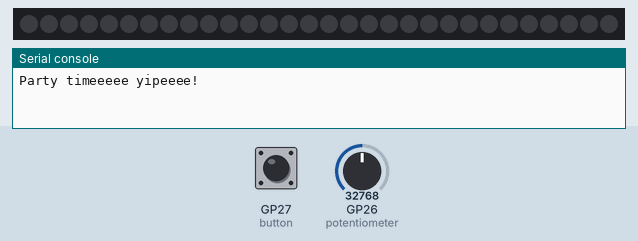
Recording of a program running on a simulated Raspberry Pi Pico running MicroPython. Parts: 30 RGB LEDs in strip order, left to right, the last lines printed to the serial console. The inputs (shaded band) are chosen by the test bench; at power-on: GP27 (button) LOW, GP26 (potentiometer) = 32768 (analog values on the 0–65535 scale). Dim RGB values are drawn brighter than linear; random numbers come from a fixed seed.

Above: at 1.2 s.
1.3 s: GP27 (button) pulled HIGH for 0.15 s
At 1.46 s:
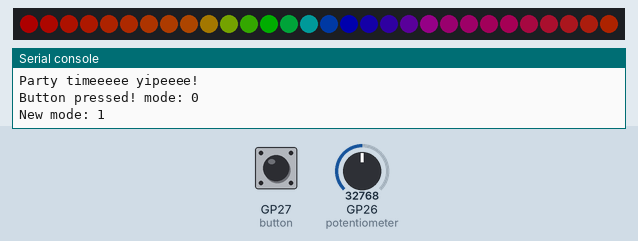
2.0 s: GP27 (button) pulled HIGH for 1 s
At 2.36 s:
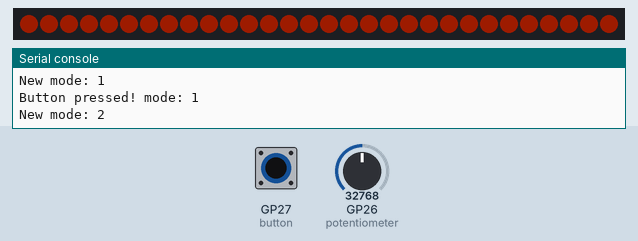
3.6 s: GP26 (potentiometer) set to 19660
At 5.38 s:
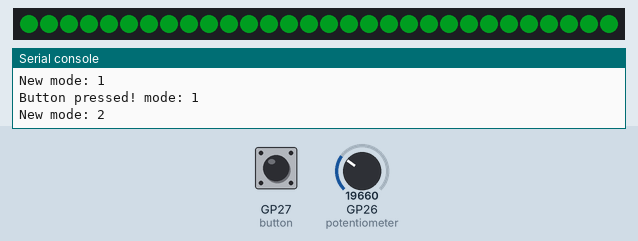
6.2 s: GP27 (button) pulled HIGH for 0.15 s
At 6.26 s:
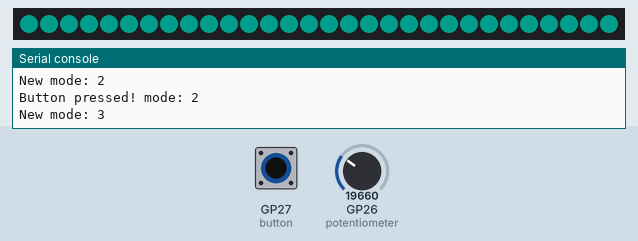
6.9 s: GP26 (potentiometer) set to 0
At 7.29 s:
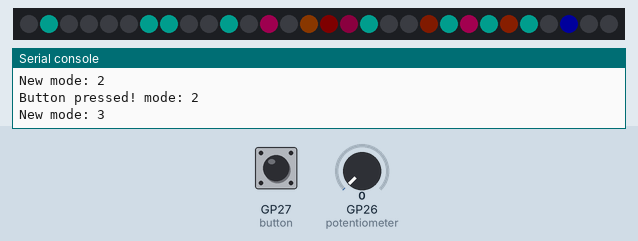
9.5 s: GP27 (button) pulled HIGH for 3.2 s
At 9.7 s:
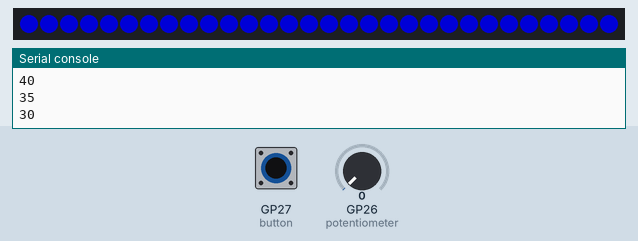

The program:

party_light_mvp.py
```python
# This is definitely not my best work, but hey, it works!
# Maybe one day I'll replace my lost button component to refactor and test this code.

import time
import gc
from neopixel import Neopixel
import machine
from utime import sleep
import _thread
import random


print("Party timeeeee yipeeee!")

potentiometer = machine.ADC(26)
conversion_factor = 0.05 / (65535)

numpix = 30
strip = Neopixel(numpix, 0, 28, "GRB")
colors = [
    (255, 0, 0),  # red
    (255, 50, 0),  # orange
    (255, 100, 0),  # yellow
    (0, 255, 0),  # green
    (0, 0, 255),  # blue
    (100, 0, 90),  # indigo
    (200, 0, 100),  # violet
]
step = round(numpix / len(colors))
brightness = 50
brightness_increasing = True
strip.brightness(brightness)
hue = 0
max_len=20
min_len = 5
flashing = []
num_flashes = 10

for i in range(num_flashes):
    pix = random.randint(0, numpix - 1)
    col = random.randint(1, len(colors) - 1)
    flash_len = random.randint(min_len, max_len)
    flashing.append([pix, colors[col], flash_len, 0, 1])

button = machine.Pin(27, machine.Pin.IN, machine.Pin.PULL_DOWN)
button_pressed = False
mode = 0
prev_button = 0

# I originally tried to use multithreading to help handle the check button press logic
# and implement toggling between light modes, but I couldn't get it to work, so I ended
# up with the below monstrosity instead.
while True:
    try:
        if button.value() == 1:
            if prev_button == 0:  # Toggle to the light mode
                print(f"Button pressed! mode: {mode}")
                mode = (mode + 1) % 5
                print(f"New mode: {mode}")
                if mode == 0:
                    strip.clear()
                    strip.show()
                elif mode == 1: # color wave
                    current_pixel = 0
                    for color1, color2 in zip(colors, colors[1:]):
                        strip.set_pixel_line_gradient(current_pixel, current_pixel + step, color1, color2)
                        current_pixel += step
                    strip.set_pixel_line_gradient(current_pixel, numpix - 1, colors[6], colors[1])
                    strip.show()
                elif mode == 2:
                    pass
                elif mode == 3:
                    pass
                elif mode == 4: # blue strobe
                    brightness = 0
                    brightness_increasing = True
                    strip.fill((0, 0, 255), brightness)
                    strip.show()
                prev_button = 1
        elif prev_button == 1:
            prev_button = 0
        if mode == 0:
            pass
        elif mode == 1: # color wave
            strip.rotate_right(1)
            for i in range(numpix):
                pixel = strip.get_pixel(i)
            time.sleep(potentiometer.read_u16() * conversion_factor)
            strip.show()
        elif mode == 2: # smooth rainbow
            color = strip.colorHSV(hue, 255, 150)
            strip.fill(color)
            strip.show()
            hue += 150
            time.sleep(potentiometer.read_u16() * conversion_factor)
        elif mode == 3: # fireflies
            for i in range(num_flashes):
                pix = flashing[i][0]
                brightness = (flashing[i][3]/flashing[i][2])
                colr = (int(flashing[i][1][0]*brightness),
                        int(flashing[i][1][1]*brightness),
                        int(flashing[i][1][2]*brightness))
                strip.set_pixel(pix, colr)

                if flashing[i][2] == flashing[i][3]:
                    flashing[i][4] = -1
                if flashing[i][3] == 0 and flashing[i][4] == -1:
                    pix = random.randint(0, numpix - 1)
                    col = random.randint(0, len(colors) - 1)
                    flash_len = random.randint(min_len, max_len)
                    flashing[i] = [pix, colors[col], flash_len, 0, 1]
                flashing[i][3] = flashing[i][3] + flashing[i][4]
                time.sleep(potentiometer.read_u16() * conversion_factor)
            strip.show()
        elif mode == 4: # blue strobe
            if brightness_increasing == False:
                brightness = brightness - 5
                if brightness == 0:
                    brightness_increasing = True
            else:
                brightness = brightness + 5
                if brightness == 255:
                    brightness_increasing = False
            print(brightness)
            strip.fill((0, 0, 255), brightness)
            strip.show()
            time.sleep(potentiometer.read_u16() * conversion_factor)
    except KeyboardInterrupt:
        break

strip.clear()
strip.show()
gc.collect()
print("Finished.")
```

Measured:
- after the input at 1.3 s, the LEDs: change at once (image 1)
